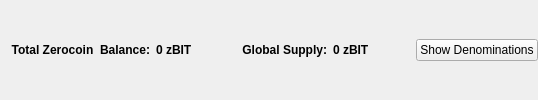
                       <widget class="QFrame" name="balanceSupplyFrame">
                        <layout class="QHBoxLayout" name="horizontalLayout_2" stretch="0,0,0,1,0">
                         <property name="rightMargin">
                          <number>0</number>
                         </property>
                         <item>
                          <layout class="QHBoxLayout" name="horizontalLayout_34">
                           <item>
                            <widget class="QLabel" name="labelzAvailableText_3">
                             <property name="font">
                              <font>
                               <weight>75</weight>
                               <bold>true</bold>
                              </font>
                             </property>
                             <property name="toolTip">
                              <string>Total Balance including unconfirmed and immature zBIT</string>
                             </property>
                             <property name="text">
                              <string>Total Zerocoin  Balance:</string>
                             </property>
                             <property name="alignment">
                              <set>Qt::AlignRight|Qt::AlignTrailing|Qt::AlignVCenter</set>
                             </property>
                            </widget>
                           </item>
                           <item>
                            <widget class="QLabel" name="labelzAvailableAmount_4">
                             <property name="minimumSize">
                              <size>
                               <width>40</width>
                               <height>0</height>
                              </size>
                             </property>
                             <property name="font">
                              <font>
                               <weight>75</weight>
                               <bold>true</bold>
                              </font>
                             </property>
                             <property name="toolTip">
                              <string>Total Balance including unconfirmed and immature zBIT</string>
                             </property>
                             <property name="text">
                              <string>0 zBIT</string>
                             </property>
                             <property name="alignment">
                              <set>Qt::AlignLeading|Qt::AlignLeft|Qt::AlignVCenter</set>
                             </property>
                            </widget>
                           </item>
                          </layout>
                         </item>
                         <item>
                          <spacer name="horizontalSpacer_32">
                           <property name="orientation">
                            <enum>Qt::Horizontal</enum>
                           </property>
                           <property name="sizeHint" stdset="0">
                            <size>
                             <width>40</width>
                             <height>20</height>
                            </size>
                           </property>
                          </spacer>
                         </item>
                         <item>
                          <layout class="QHBoxLayout" name="horizontalLayout_35">
                           <item>
                            <widget class="QLabel" name="labelZsupplyText_2">
                             <property name="font">
                              <font>
                               <weight>75</weight>
                               <bold>true</bold>
                              </font>
                             </property>
                             <property name="text">
                              <string>Global Supply:</string>
                             </property>
                             <property name="alignment">
                              <set>Qt::AlignRight|Qt::AlignTrailing|Qt::AlignVCenter</set>
                             </property>
                            </widget>
                           </item>
                           <item>
                            <widget class="QLabel" name="labelZsupplyAmount_2">
                             <property name="font">
                              <font>
                               <weight>75</weight>
                               <bold>true</bold>
                              </font>
                             </property>
                             <property name="text">
                              <string>0 zBIT</string>
                             </property>
                            </widget>
                           </item>
                          </layout>
                         </item>
                         <item>
                          <spacer name="horizontalSpacer_31">
                           <property name="orientation">
                            <enum>Qt::Horizontal</enum>
                           </property>
                           <property name="sizeHint" stdset="0">
                            <size>
                             <width>40</width>
                             <height>20</height>
                            </size>
                           </property>
                          </spacer>
                         </item>
                         <item>
                          <widget class="QPushButton" name="pushButtonShowDenoms">
                           <property name="toolTip">
                            <string>Show zBIT denominations list</string>
                           </property>
                           <property name="text">
                            <string>Show Denominations</string>
                           </property>
                          </widget>
                         </item>
                        </layout>
                       </widget>
